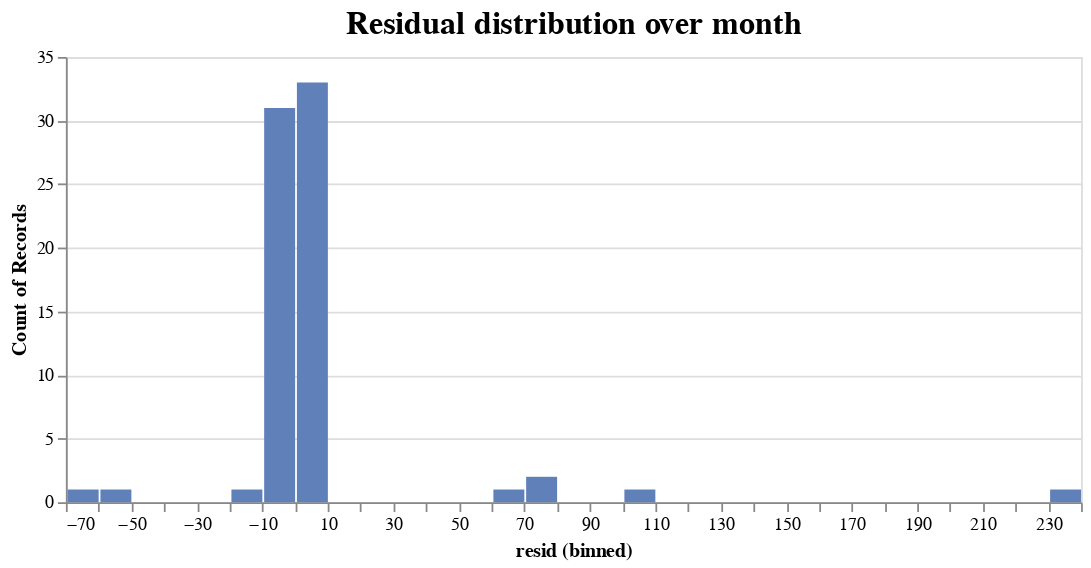

This figure's notebook cell:
### Code cell
base = alt.Chart(pd.DataFrame(res_month.resid))

std = base.mark_bar(interpolate="basis", color = '#5f80b8').encode(
    x=alt.X('resid', bin=alt.Bin(maxbins=40)),
    y=alt.Y('count()'))

alt.layer(std)\
    .properties(width=570, height=250)\
        .configure_title(fontSize=18)\
            .properties(title='Residual distribution over month')

### Figure 1 — Vega-Lite specification as saved in the notebook (floating-point values rounded to 4 significant figures)
{"config": {"view": {"continuousWidth": 300, "continuousHeight": 300}, "title": {"fontSize": 18}}, "layer": [{"mark": {"type": "bar", "color": "#5f80b8", "interpolate": "basis"}, "encoding": {"x": {"bin": {"maxbins": 40}, "field": "resid", "type": "quantitative"}, "y": {"aggregate": "count", "type": "quantitative"}}}], "data": {"name": "data-59b1b4533cb6bd5668dc286ce36c6187"}, "height": 250, "title": "Residual distribution over month", "width": 570, "$schema": "https://vega.github.io/schema/vega-lite/v6.1.0.json", "datasets": {"data-59b1b4533cb6bd5668dc286ce36c6187": [{"resid": -0.1728}, {"resid": -0.01365}, {"resid": -0.07495}, {"resid": 0.2125}, {"resid": 105.7}, {"resid": 233.9}, {"resid": -0.05917}, {"resid": 0.1613}, {"resid": 7.192e-05}, {"resid": -0.05614}, {"resid": 0.1345}, {"resid": 0.1732}, {"resid": -2.699}, {"resid": -7.488}, {"resid": -4.833}, {"resid": -6.154}, {"resid": 0.1879}, {"resid": 0.08303}, {"resid": -11.8}, {"resid": -0.1098}, {"resid": 5.087}, {"resid": 5.179}, {"resid": 4.849}, {"resid": 3.773}, {"resid": 2.706}, {"resid": -0.03076}, {"resid": 0.3558}, {"resid": -0.5667}, {"resid": 2.668}, {"resid": 1.357}, {"resid": 0.5257}, {"resid": 0.6819}, {"resid": 0.4283}, {"resid": 0.7874}, {"resid": 0.02869}, {"resid": 0.01461}, {"resid": 0.3489}, {"resid": -0.05264}, {"resid": -0.335}, {"resid": 0.2911}, {"resid": 0.47}, {"resid": -0.1464}, {"resid": 78.24}, {"resid": 75.99}, {"resid": -0.496}, {"resid": -0.7751}, {"resid": -0.2853}, {"resid": -0.03165}, {"resid": -0.1537}, {"resid": -1.099}, {"resid": -0.3664}, {"resid": -0.3374}, {"resid": 0.6179}, {"resid": -2.505}, {"resid": -63.54}, {"resid": -52.26}, {"resid": 64.35}, {"resid": -2.934}, {"resid": -2.919}, {"resid": -0.8051}, {"resid": 0.006584}, {"resid": 0.4325}, {"resid": 0.2726}, {"resid": 0.07457}, {"resid": -0.6415}, {"resid": -0.04067}, {"resid": -0.1245}, {"resid": 0.0007668}, {"resid": 0.001978}, {"resid": 0.02316}, {"resid": -0.06313}, {"resid": 0.219}]}}
